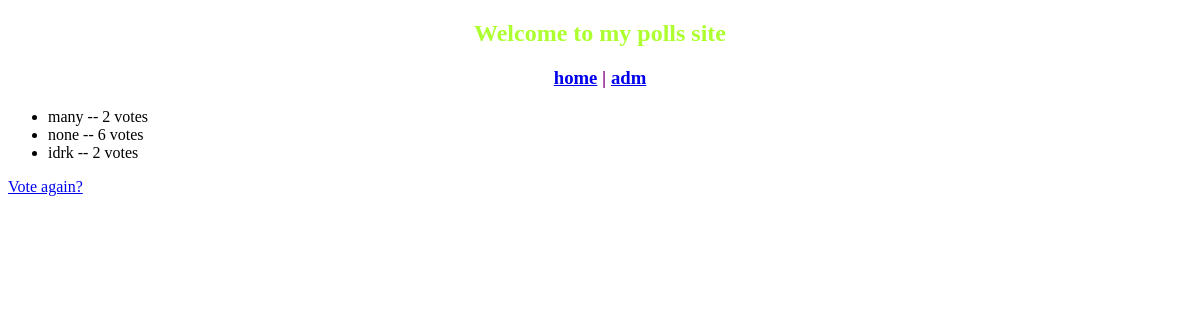
The app's page /polls/2/results/ with its own data.
### polls/models.py (models this page shows, shortened)
class Choice(models.Model):
    question = models.ForeignKey(Question, on_delete=models.CASCADE)
    choice_text = models.CharField(max_length=200)
    votes = models.IntegerField(default=0)

### polls/views.py (the view)
# urls.py: path('polls/<int:pk>/results/', views.ResultsView.as_view(), name='results'),
class ResultsView(generic.DetailView):
    model = Question
    template_name = 'results.html'

### mysite/templates/results.html (shortened to what this page needs)
{% extends 'base.html'%}
{% block content %}
<ul>
{% for choice in question.choice_set.all %}
    <li>{{ choice.choice_text }} -- {{ choice.votes }} vote{{ choice.votes|pluralize }}</li>
{% endfor %}
</ul>
<a href="{% url 'polls:detail' question.id %}">Vote again?</a>
{% endblock %}

### records on screen
Choice: choice_text "many", votes "2"
Choice: choice_text "none", votes "6"
Choice: choice_text "idrk", votes "2"
